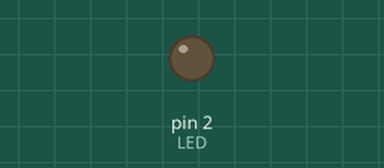
Recording of a sketch running on a simulated Arduino Uno, built with avr-gcc and run on an emulated ATmega328P. Shown: output pins drawn as LEDs (lit = HIGH).

Above: at 1.1 s.
At 55.08 s:
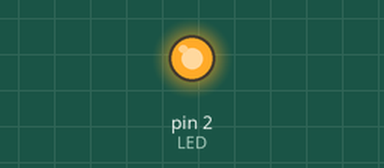
Timing chart, 0 to 56.0 s (numbered marks = the images above):
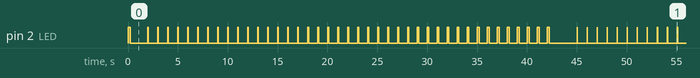

The sketch:

nada01.ino
```cpp
#define LED 2
#define RETARDO 1000
#define RETARDO2 200

unsigned long referencia;
unsigned long referencia2;

void setup()
{
  pinMode (LED, OUTPUT);
  digitalWrite (LED, HIGH);
}

void loop()
{
  if (millis() - referencia > RETARDO)
  {
    referencia = millis();
    int ver = digitalRead(LED);
    if (ver == 0)
      digitalWrite (LED, HIGH);
  }

  if (millis() - referencia2 > RETARDO2)
  {
    referencia2 = millis();
    int ver = digitalRead(LED);
    if (ver == 1)
      digitalWrite (LED, LOW);
  }
}
```

Measured:
- by itself, pin 2 (LED): moves between LOW and HIGH, repeating every 43.0 s
- by itself, everything shown: repeats every 33.0 s, in 66 steps
